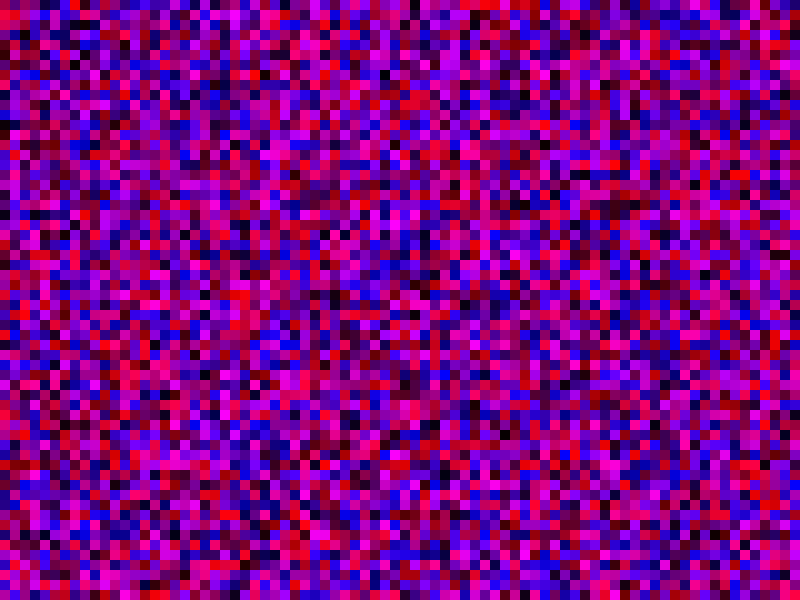
Frame 1 (no input)
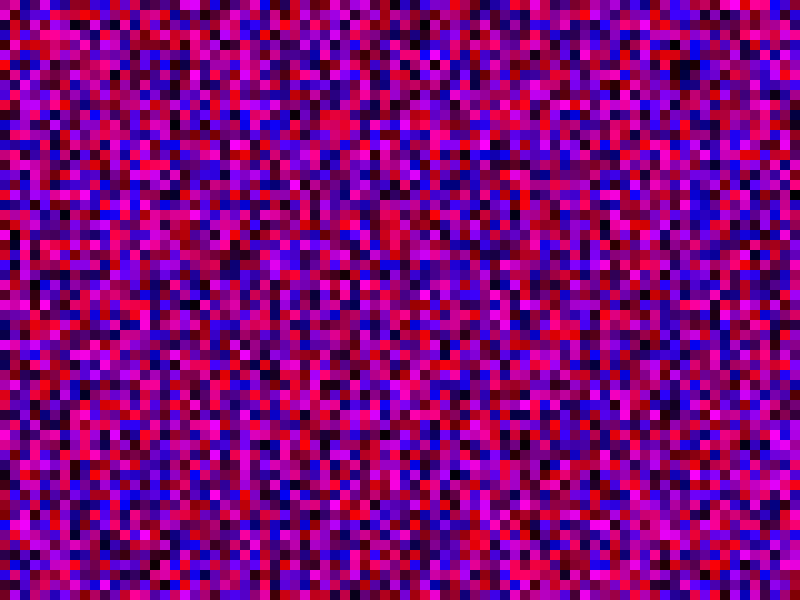
Frame 60 (the mouse pressed at the canvas centre just before this capture)
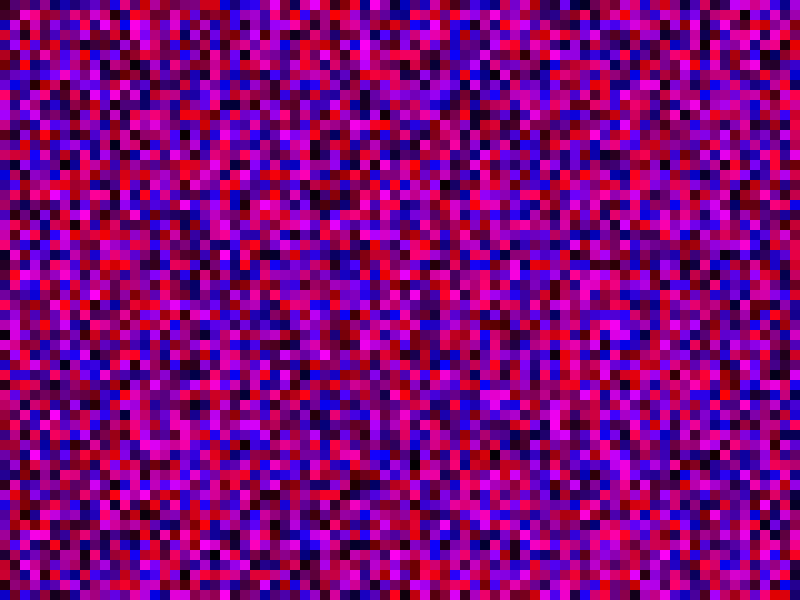
Frame 120 (the mouse held since frame 60 and released just before this capture)

The Processing sketch that drew these frames (run headless with seeded random() and noise(); from frame 60 on, the mouse is pressed at the canvas centre):

// Processing sketch: processing_16052
// ── processing_16052.pde


void setup() {
  size(800, 600);  
  background(2,3,0);  
  noStroke();
  
}
void draw (){
  
  for (int x=0; x<=width; x= x+10){
    for (int y=0; y<=width; y= y+10){
    fill(random(0,255),random(0),random (0,255));
    
rect (x,y, 10, 10);
frameRate (8);


  }
}
  
  }
